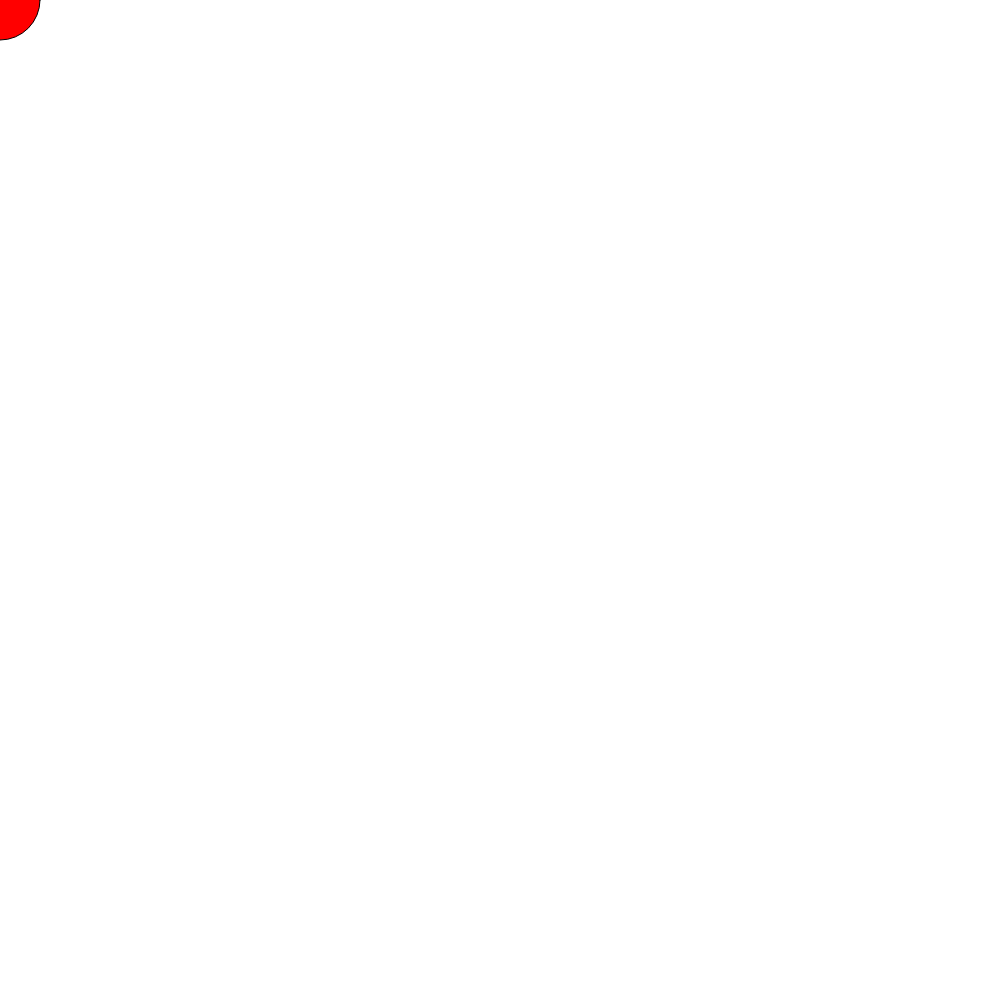
Frame 1 (no input)
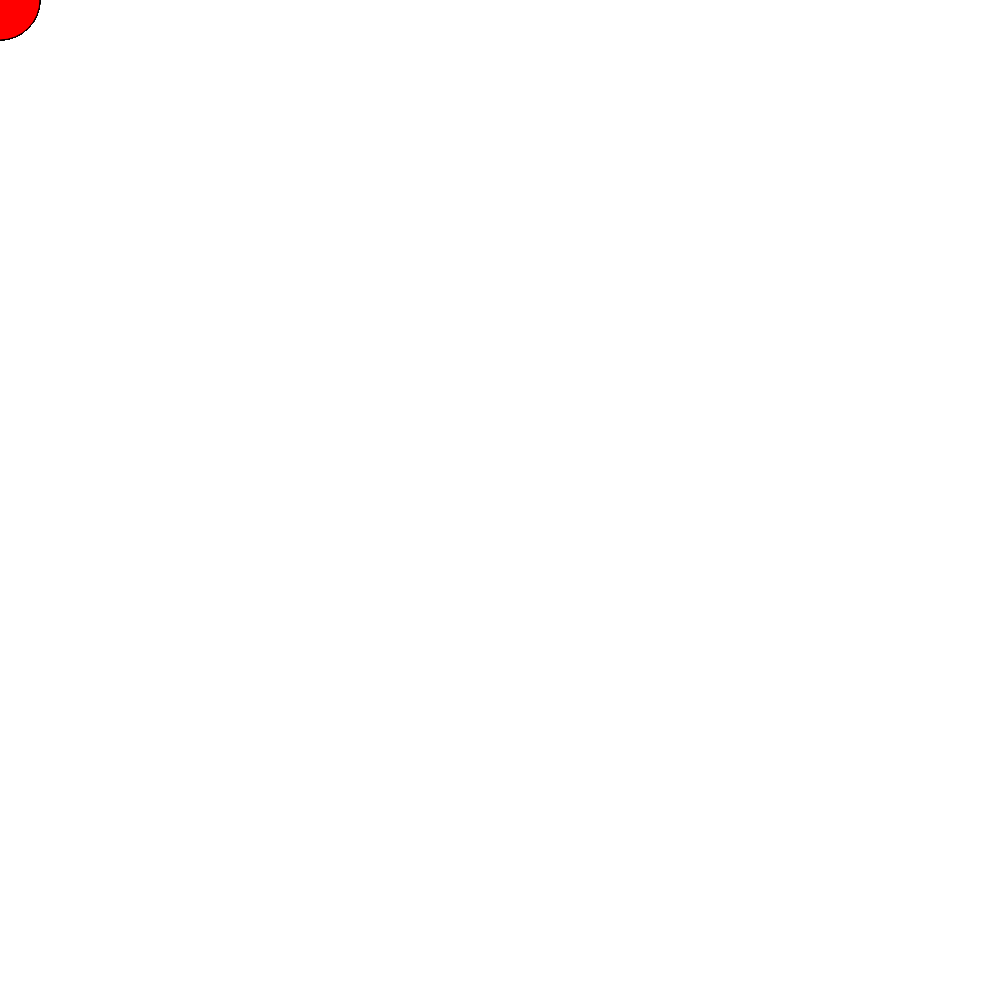
Frame 60 (no input)
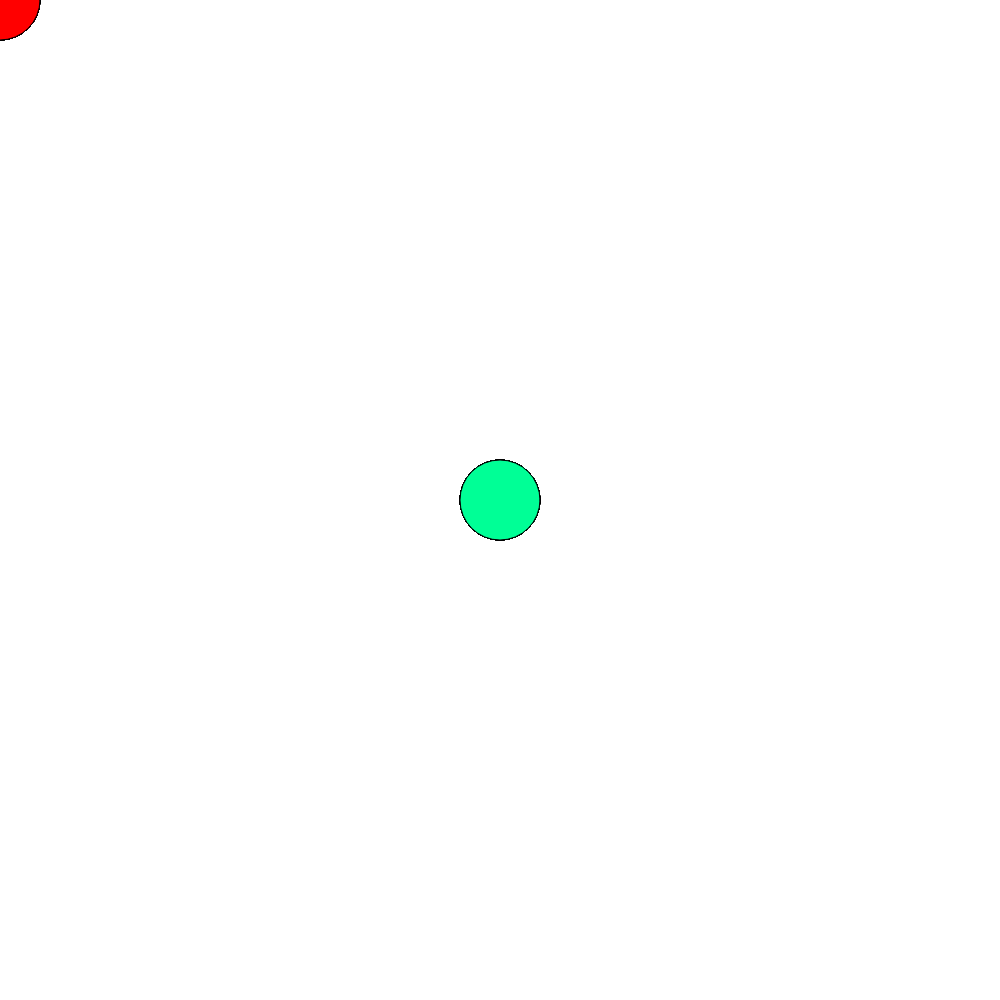
Frame 120 (the mouse pressed at the canvas centre since frame 60)

The p5.js sketch that drew these frames (run headless with seeded random() and noise() and a simulated clock; from frame 60 on, the mouse is pressed at the canvas centre):

// p5.js sketch
// ── sketch.js
function setup() {
  createCanvas(1000, 1000);
}

function draw() {
if (mouseIsPressed){
  fill(0,255,150)
} else{
  fill(255,0,0);
}
ellipse(mouseX,mouseY,80,80)
}
